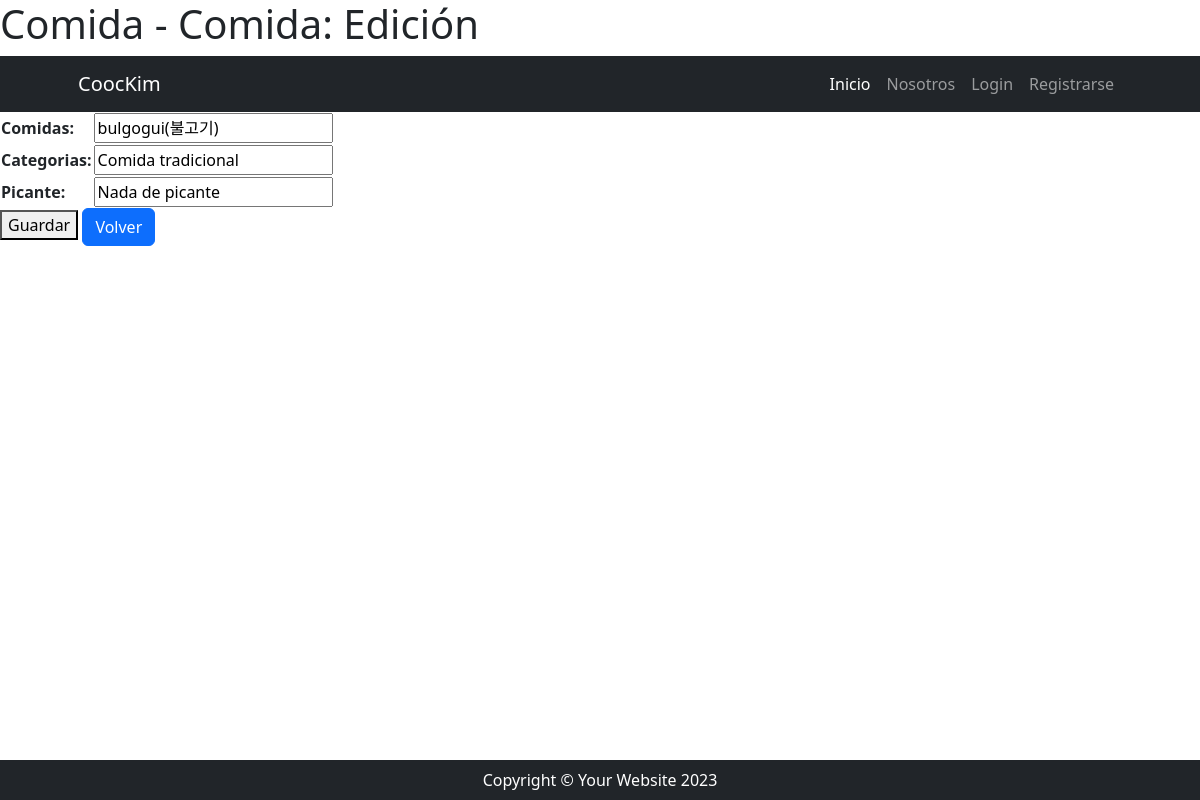
The app's page /comidas/comidas/update/1 with its own data.
### recetas/models.py (models this page shows, shortened)
class Ver_comidas(models.Model):
    comidas = models.CharField(max_length=50)
    picante = models.CharField(max_length=50)
    categorias = models.CharField(max_length=50)

### recetas/views.py (the view)
# urls.py: path("comidas/update/<int:pk>", Ver_comidaModificar.as_view(), name= "modificar_comidas"),
class Ver_comidaModificar(UpdateView):
    model = Ver_comidas
    form_class = ListacomidasForm
    success_url = reverse_lazy("recetas:lista_comidas")
    template_name = "recetas/lista_comidas_form.html"

### recetas/forms.py
class ListacomidasForm(forms.ModelForm):
    class Meta:
        model = models.Ver_comidas
        fields = ["comidas", "categorias", "picante"]

### recetas/templates/recetas/lista_comidas_form.html (shortened to what this page needs)
{% extends 'core/base.html' %}
{% block contenido %}
<form action="" method="post">
    <table>
        {{ form.as_table }}
    </table>
    <button type="submit">Guardar</button>
    <a href="{% url 'recetas:lista_comidas' %}" class="btn btn-primary" >Volver</a>
</form>
{% endblock contenido %}

### records on screen
Ver_comidas: comidas "bulgogui(불고기)", categorias "Comida tradicional", picante "Nada de picante"
